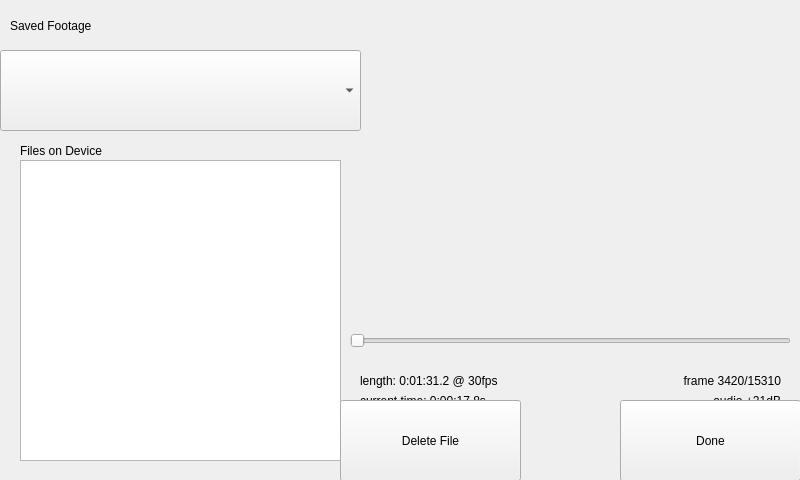
<?xml version="1.0" encoding="UTF-8"?>
<ui version="4.0">
 <class>Form</class>
 <widget class="QWidget" name="Form">
  <property name="geometry">
   <rect>
    <x>0</x>
    <y>0</y>
    <width>800</width>
    <height>480</height>
   </rect>
  </property>
  <property name="windowTitle">
   <string notr="true">Chronos Screen</string>
  </property>
  <widget class="Backdrop" name="backdrop">
   <property name="geometry">
    <rect>
     <x>0</x>
     <y>0</y>
     <width>361</width>
     <height>481</height>
    </rect>
   </property>
  </widget>
  <widget class="ScrollList" name="scrolllist">
   <property name="geometry">
    <rect>
     <x>20</x>
     <y>160</y>
     <width>321</width>
     <height>301</height>
    </rect>
   </property>
  </widget>
  <widget class="HeaderLabel" name="headerlabel">
   <property name="geometry">
    <rect>
     <x>10</x>
     <y>10</y>
     <width>191</width>
     <height>31</height>
    </rect>
   </property>
   <property name="text">
    <string>Saved Footage</string>
   </property>
  </widget>
  <widget class="Slider" name="slider">
   <property name="geometry">
    <rect>
     <x>350</x>
     <y>310</y>
     <width>441</width>
     <height>61</height>
    </rect>
   </property>
   <property name="orientation">
    <enum>Qt::Horizontal</enum>
   </property>
  </widget>
  <widget class="Label" name="label">
   <property name="geometry">
    <rect>
     <x>360</x>
     <y>370</y>
     <width>241</width>
     <height>21</height>
    </rect>
   </property>
   <property name="text">
    <string>length: 0:01:31.2 @ 30fps</string>
   </property>
  </widget>
  <widget class="Label" name="label_2">
   <property name="geometry">
    <rect>
     <x>540</x>
     <y>370</y>
     <width>241</width>
     <height>21</height>
    </rect>
   </property>
   <property name="text">
    <string>frame 3420/15310</string>
   </property>
   <property name="alignment">
    <set>Qt::AlignRight|Qt::AlignTrailing|Qt::AlignVCenter</set>
   </property>
  </widget>
  <widget class="Label" name="label_3">
   <property name="geometry">
    <rect>
     <x>360</x>
     <y>390</y>
     <width>241</width>
     <height>21</height>
    </rect>
   </property>
   <property name="text">
    <string>current time: 0:00:17.8s</string>
   </property>
  </widget>
  <widget class="Label" name="label_4">
   <property name="geometry">
    <rect>
     <x>540</x>
     <y>390</y>
     <width>241</width>
     <height>21</height>
    </rect>
   </property>
   <property name="text">
    <string>audio +21dB</string>
   </property>
   <property name="alignment">
    <set>Qt::AlignRight|Qt::AlignTrailing|Qt::AlignVCenter</set>
   </property>
  </widget>
  <widget class="StorageMediaSelect" name="storagemediaselect">
   <property name="geometry">
    <rect>
     <x>0</x>
     <y>50</y>
     <width>361</width>
     <height>81</height>
    </rect>
   </property>
  </widget>
  <widget class="Label" name="label_5">
   <property name="geometry">
    <rect>
     <x>20</x>
     <y>110</y>
     <width>271</width>
     <height>21</height>
    </rect>
   </property>
   <property name="text">
    <string>1gb free / 12gb total (94% full)</string>
   </property>
  </widget>
  <widget class="Subheader" name="subheader">
   <property name="geometry">
    <rect>
     <x>20</x>
     <y>140</y>
     <width>241</width>
     <height>21</height>
    </rect>
   </property>
   <property name="text">
    <string>Files on Device</string>
   </property>
  </widget>
  <widget class="Subheader" name="subheader_2">
   <property name="geometry">
    <rect>
     <x>20</x>
     <y>50</y>
     <width>241</width>
     <height>21</height>
    </rect>
   </property>
   <property name="text">
    <string>Storage Device</string>
   </property>
  </widget>
  <widget class="Button" name="uiDone">
   <property name="geometry">
    <rect>
     <x>620</x>
     <y>400</y>
     <width>181</width>
     <height>81</height>
    </rect>
   </property>
   <property name="text">
    <string>Done</string>
   </property>
  </widget>
  <widget class="Button" name="button_2">
   <property name="geometry">
    <rect>
     <x>340</x>
     <y>400</y>
     <width>181</width>
     <height>81</height>
    </rect>
   </property>
   <property name="text">
    <string>Delete File</string>
   </property>
  </widget>
  <widget class="Backdrop" name="backdrop_2">
   <property name="geometry">
    <rect>
     <x>290</x>
     <y>0</y>
     <width>511</width>
     <height>11</height>
    </rect>
   </property>
  </widget>
  <widget class="Backdrop" name="backdrop_3">
   <property name="geometry">
    <rect>
     <x>290</x>
     <y>310</y>
     <width>511</width>
     <height>171</height>
    </rect>
   </property>
  </widget>
  <widget class="Backdrop" name="backdrop_5">
   <property name="geometry">
    <rect>
     <x>780</x>
     <y>10</y>
     <width>20</width>
     <height>301</height>
    </rect>
   </property>
  </widget>
  <zorder>backdrop_5</zorder>
  <zorder>backdrop_3</zorder>
  <zorder>backdrop_2</zorder>
  <zorder>backdrop</zorder>
  <zorder>headerlabel</zorder>
  <zorder>slider</zorder>
  <zorder>label</zorder>
  <zorder>label_2</zorder>
  <zorder>label_3</zorder>
  <zorder>label_4</zorder>
  <zorder>scrolllist</zorder>
  <zorder>label_5</zorder>
  <zorder>subheader</zorder>
  <zorder>subheader_2</zorder>
  <zorder>storagemediaselect</zorder>
  <zorder>uiDone</zorder>
  <zorder>button_2</zorder>
 </widget>
 <customwidgets>
  <customwidget>
   <class>Backdrop</class>
   <extends>QLabel</extends>
   <header>backdrop</header>
  </customwidget>
  <customwidget>
   <class>Button</class>
   <extends>QPushButton</extends>
   <header>button</header>
  </customwidget>
  <customwidget>
   <class>ComboBox</class>
   <extends>QComboBox</extends>
   <header>combo_box</header>
  </customwidget>
  <customwidget>
   <class>HeaderLabel</class>
   <extends>QLabel</extends>
   <header>header_label</header>
  </customwidget>
  <customwidget>
   <class>Label</class>
   <extends>QLabel</extends>
   <header>label</header>
  </customwidget>
  <customwidget>
   <class>ScrollList</class>
   <extends>QListView</extends>
   <header>scroll_list</header>
  </customwidget>
  <customwidget>
   <class>Slider</class>
   <extends>QSlider</extends>
   <header>slider</header>
  </customwidget>
  <customwidget>
   <class>StorageMediaSelect</class>
   <extends>ComboBox</extends>
   <header>storage_media_select</header>
  </customwidget>
  <customwidget>
   <class>Subheader</class>
   <extends>QLabel</extends>
   <header>subheader</header>
  </customwidget>
 </customwidgets>
 <resources/>
 <connections/>
</ui>
